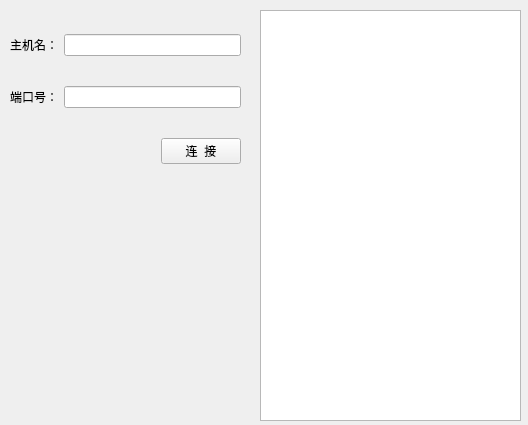
<?xml version="1.0" encoding="UTF-8"?>
<ui version="4.0">
 <class>TcpClient</class>
 <widget class="QWidget" name="TcpClient">
  <property name="geometry">
   <rect>
    <x>0</x>
    <y>0</y>
    <width>528</width>
    <height>425</height>
   </rect>
  </property>
  <property name="windowTitle">
   <string>Form</string>
  </property>
  <widget class="QTextBrowser" name="textBrowser">
   <property name="geometry">
    <rect>
     <x>260</x>
     <y>10</y>
     <width>261</width>
     <height>411</height>
    </rect>
   </property>
  </widget>
  <widget class="QWidget" name="">
   <property name="geometry">
    <rect>
     <x>10</x>
     <y>10</y>
     <width>231</width>
     <height>181</height>
    </rect>
   </property>
   <layout class="QVBoxLayout" name="verticalLayout">
    <item>
     <layout class="QHBoxLayout" name="horizontalLayout">
      <item>
       <widget class="QLabel" name="hostlabel">
        <property name="text">
         <string>主机名：</string>
        </property>
       </widget>
      </item>
      <item>
       <widget class="QLineEdit" name="hostEdit"/>
      </item>
     </layout>
    </item>
    <item>
     <layout class="QHBoxLayout" name="horizontalLayout_2">
      <item>
       <widget class="QLabel" name="portlabel">
        <property name="text">
         <string>端口号：</string>
        </property>
       </widget>
      </item>
      <item>
       <widget class="QLineEdit" name="portEdit"/>
      </item>
     </layout>
    </item>
    <item>
     <layout class="QHBoxLayout" name="horizontalLayout_3">
      <item>
       <spacer name="horizontalSpacer">
        <property name="orientation">
         <enum>Qt::Horizontal</enum>
        </property>
        <property name="sizeHint" stdset="0">
         <size>
          <width>40</width>
          <height>20</height>
         </size>
        </property>
       </spacer>
      </item>
      <item>
       <widget class="QPushButton" name="connButton">
        <property name="text">
         <string>连  接</string>
        </property>
       </widget>
      </item>
     </layout>
    </item>
   </layout>
  </widget>
 </widget>
 <resources/>
 <connections/>
</ui>
